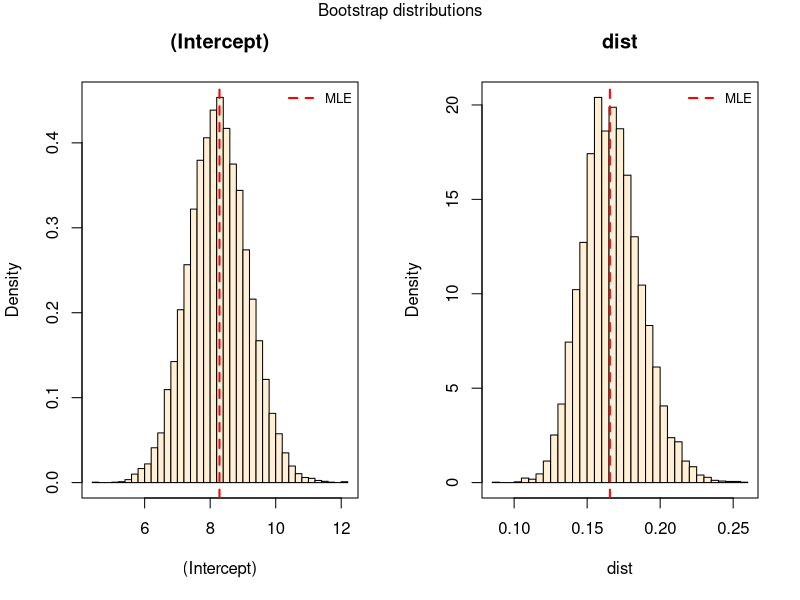
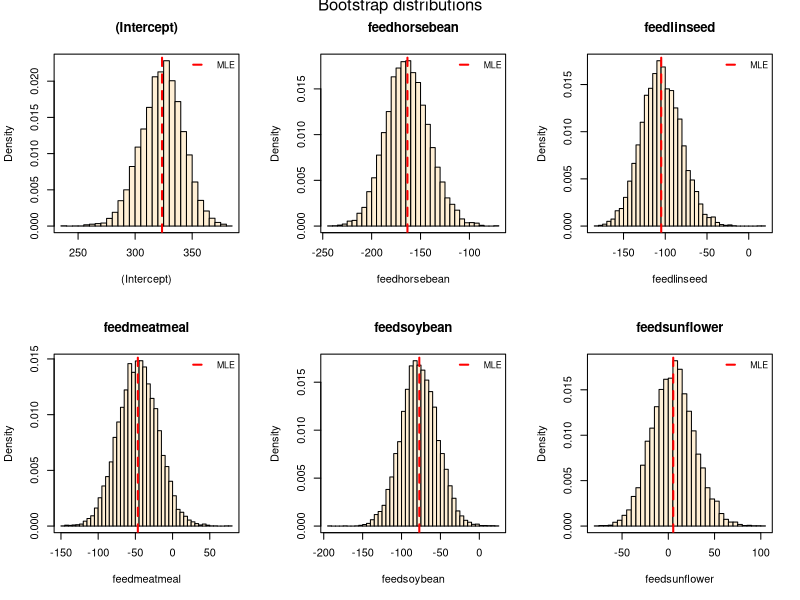
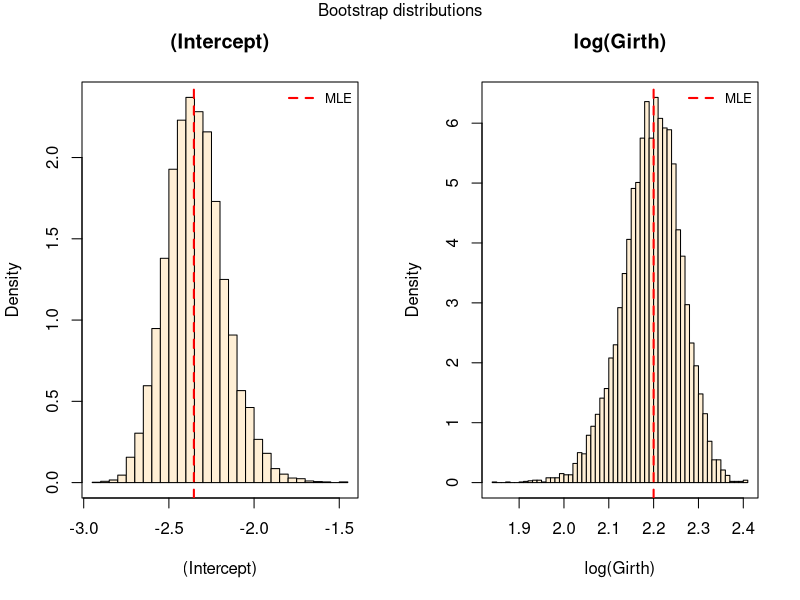

Generate these figures, in order, with R:
## ---- chunk 1
get.lm <- function(formula, data, indices) {
  return(lm(formula=formula,data=data[indices,])$coef)
}
## ---- chunk 2
get.bootstrap <- function(data,
                          statistic,
                          replicates,
                          formula) {
  
  n <- NROW(data)
  
  # Creating random samples with replacement (size = data dimension)
  samples <- matrix(sample(1:n,n*replicates,replace=T), nrow = replicates, ncol = n)
  
  # Running bootstrap over samples
  boot.sim <- t(apply(samples, 1, function(x) statistic(formula = formula, data = data, indices = x)))
  
  # Creating object out (output)
  out <- list()
  out$boot.sim <- boot.sim
  out$obs.statistic <- statistic(formula = formula, data = data, indices = 1:n)
  out$data <- data
  out$formula <- formula
  
  # Define object class.
  class(out) <- "boot"
  return(out)
}
## ---- chunk 3
summary.boot <- function(boot) {
  
  se.mle <- summary(lm(formula=boot$formula,data=boot$data))$coef[,2]
  se.boot <- apply(boot$boot.sim,2,sd)
  se.all <- cbind(se.mle,se.boot)
  colnames(se.all) <- c("MLE","Bootstrap")
  cat("Comparison between standard errors: \n")
  print(se.all)
}
## ---- chunk 4
plot.boot <- function(boot, breaks = 50, ...) {

  n.parameters <- dim(boot$boot.sim)[2]
  # Creating plot template
  require(grDevices)
  par(mfrow=rev(n2mfrow(n.parameters)))
  for(i in 1:n.parameters) {
      hist(boot$boot.sim[,i],
           breaks = breaks,
           freq = FALSE, 
           xlab = colnames(boot$boot.sim)[i], 
           main = colnames(boot$boot.sim)[i], 
           col = "papayawhip")
      box()
      abline(v=boot$obs.statistic[i],col="red",lwd=2,lty=2)
      legend("topright",
             legend=c("MLE"),
             col=c("red"),
             lwd=2,
             lty=2,
             ncol=1,
             cex=0.8,
             bty="n")
  }
  mtext("Bootstrap distributions",
        side = 3,
        line = -1,
        outer = TRUE)
}

## ---- chunk 5
#library(BootYourName)
## ---- chunk 6
library(datasets)
head(cars)
example_1 <- get.bootstrap(data = cars, statistic = get.lm, replicates = 1e4, formula = speed ~ dist)
plot(example_1)
summary(example_1)
## ---- chunk 7
head(chickwts)
example_2 <- get.bootstrap(data = chickwts, statistic = get.lm, replicates = 1e4, formula = weight ~ feed)
plot(example_2)
summary(example_2)
## ---- chunk 8
head(trees)
example_3 <- get.bootstrap(data = trees, statistic = get.lm, replicates = 1e4, formula = log(Volume) ~ log(Girth))
plot(example_3)
summary(example_3)
